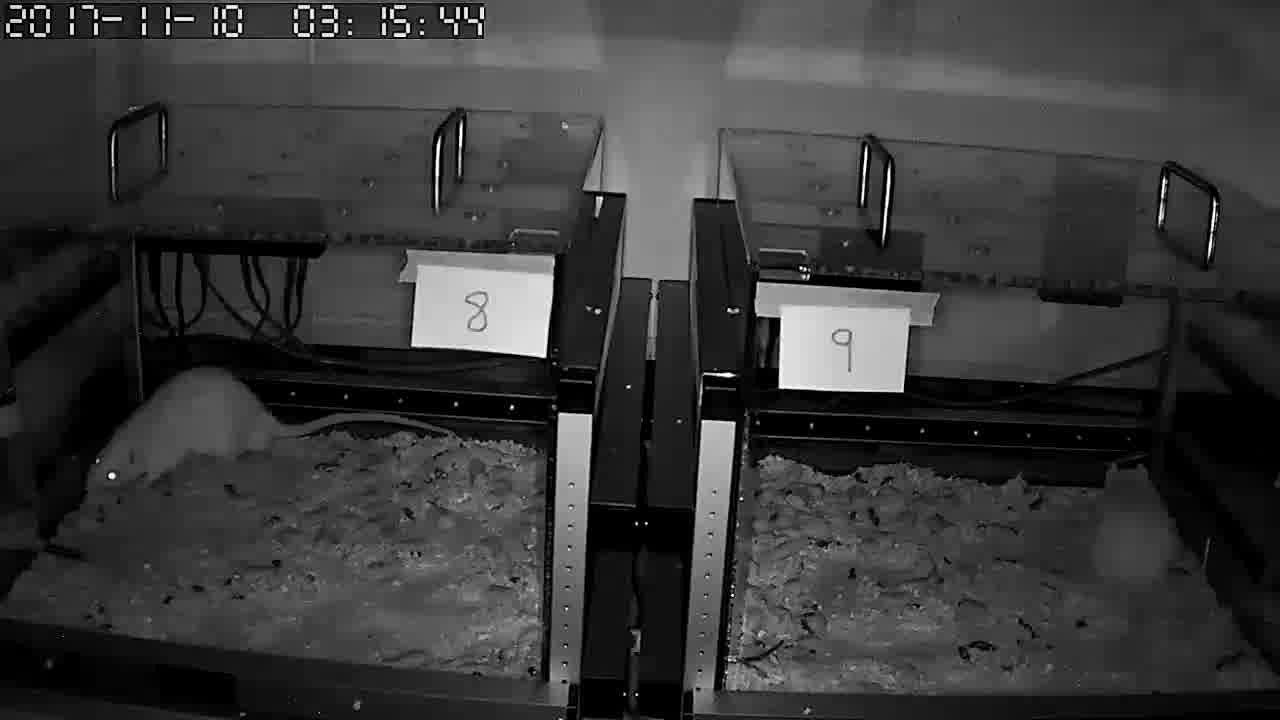
#> input picture imagenes/output_00011.jpg, 1280 x 720 px, given in place of output_00004.jpg, which was not available
$ python despliega_una_imagen_y_corta.py
#> lines starting #> are read from the running program, lines starting #| are printed output that depends on the picture; pictures that were not available may be replaced by others from this repository, and a replacement may not be noted
#> the answer given: 3
import numpy as np
import matplotlib.pyplot as plt
import matplotlib.image as mpimg

def despliega_img(file=''):
#> called with file = './imagenes/output_00004.jpg'
  img = mpimg.imread(file)
#> img is the input picture: shape (720, 1280, 3); min 0, max 255, mean 57.6
  i1 = 400
  i2 = 700
  j1 = 700
  j2 = 1200

  ii1 = 1
  ii2 = 50
  jj1 = 200
  jj2 = 500

  imgB = np.zeros((i2-i1+ii2-ii1+2, j2-j1+jj2-jj1+2))

  img1 = img[ii1:ii2, jj1:jj2]
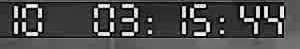
#> img1: shape (49, 300, 3); min 0, max 255, mean 75.3
  img2 = img[i1:i2, j1:j2]
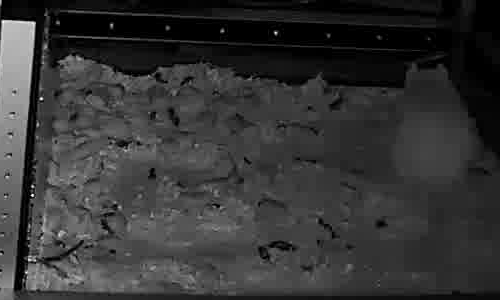
#> img2: shape (300, 500, 3); min 0, max 255, mean 52.7

  imgB[1:(ii2-ii1+1),1:(jj2-jj1+1)] = img1[:,:,0]
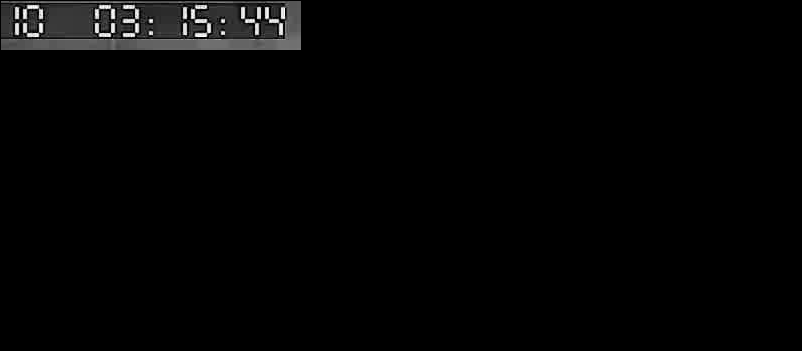
#> imgB: shape (351, 802) float64; min 0, max 255, mean 3.9
  imgB[(ii2-ii1+2):(ii2-ii1+2)+(i2-i1)+1, (jj2-jj1+2):(jj2-jj1+2)+(j2-j1)+1] = img2[:,:,0]
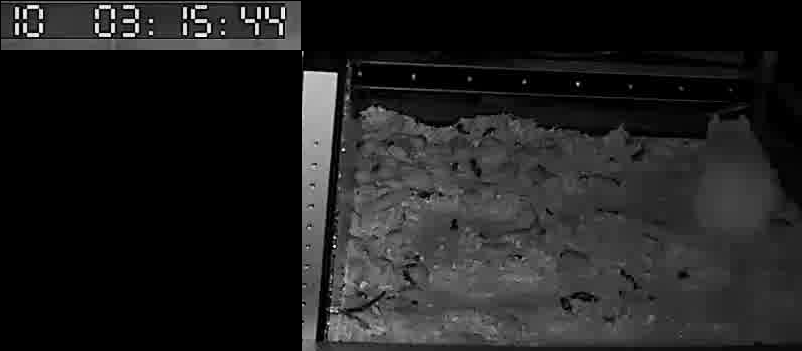
#> imgB: shape (351, 802) float64; min 0, max 255, mean 32

  print(img.shape)
#| (720, 1280, 3)

  plt.ion()
  plt.imshow(imgB)
  plt.title(ns)
  #plt.axis("off")  # Oculta los ejes
  plt.ioff()
#  plt.show()


print('549 imagenes')

min = 15
seg = 34

print('tiempo inicial: ' + str(seg))

while 1:
  print('en que tiempo deseas ver la imagen [0 - para terminar] :')

#> (the run stopped early here; a loop or call above may not have finished)
